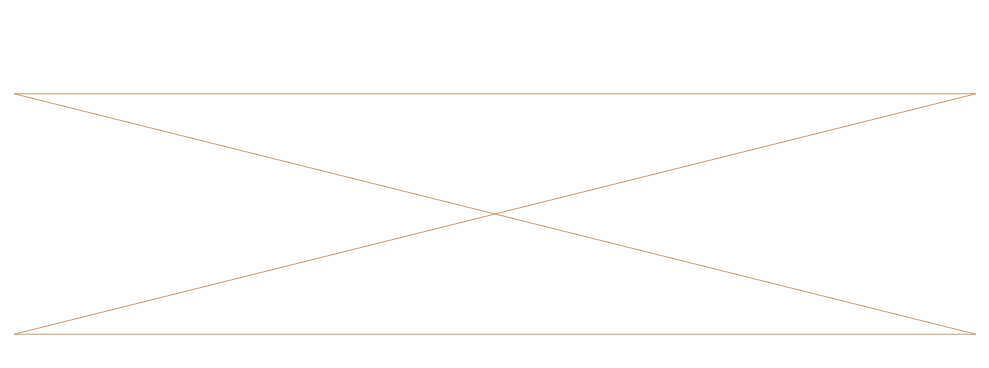

Python code for this plot:
import shapefile #merupakan pyshp yang tadi telah diinstal
w=shapefile.Writer() #mendeklarasikan file shapefile yang baru
w.shapeType  #mengecek type dari writer yang dibuat diatas

w.field("kolom1","C") #membuat field dengan nama kolom1 dan dengan type character
w.field("kolom2","C") #membuat field dengan nama kolom1 dan dengan type character

w.record("ngek","satu") #mengisi record dari field yang telah dibuatkan


w.poly(parts=[[[1,3],[5,3],[1,2],[5,2], [1,3]]],shapeType=shapefile.POLYLINE) #menggunakan shapetype polyline yang dimana titik koordinat pertama akan bertemu dengan ujung nya.

w.save("soal8") #yang berada didalam kurung merupakn nama file yang telah/akan di save